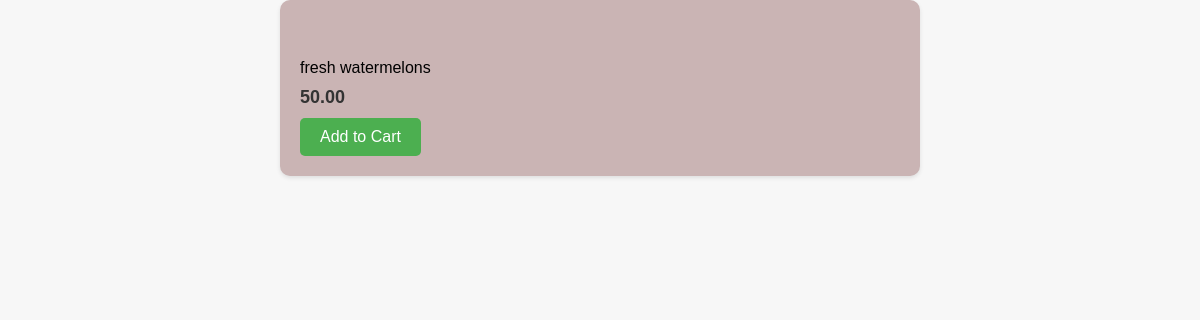
Before: /inventory/products/1/ with the older database file.
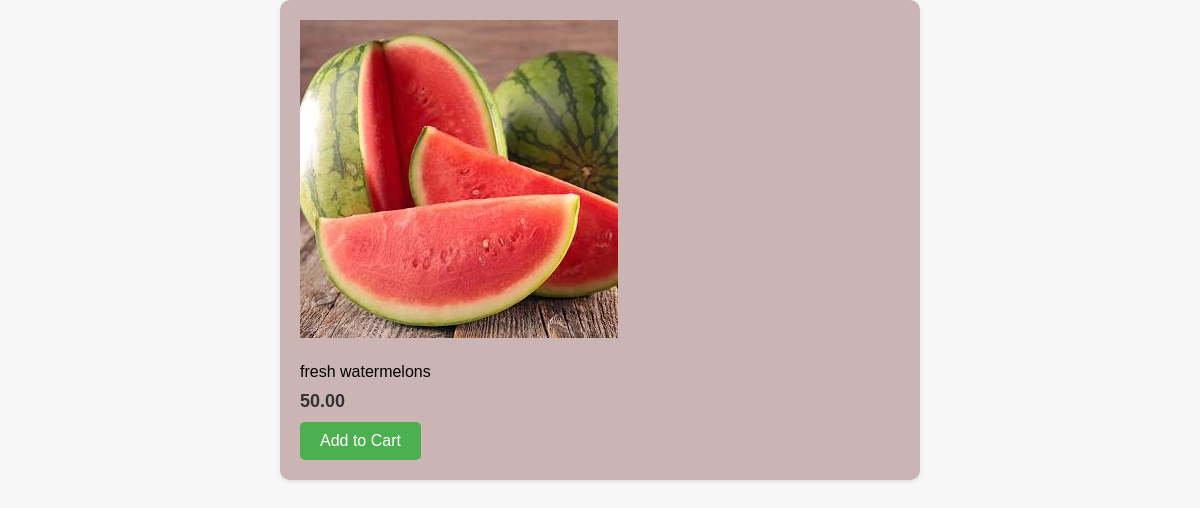
After: the same page with the newer database file.
### inventory/models.py (models this page shows, shortened)
class Product(models.Model):
    name = models.CharField(max_length=32)
    vendor = models.ForeignKey(Vendor, on_delete=models.CASCADE)
    description = models.TextField()
    image = models.ImageField(upload_to="images")
    price = models.DecimalField(max_digits=6 ,decimal_places=2)
    stock = models.PositiveIntegerField()
    date_created = models.DateTimeField(auto_now_add=True)
    date_updated = models.DateTimeField(auto_now=True)

### inventory/views.py (the view)
# urls.py: path("products/<int:id>/", product_detail, name= "product_details_view"),
def product_detail(request, id):
    product = Product.objects.get(id=id)
    return render(request, "inventory/product_details.html", {"product": product})

### templates/inventory/product_details.html (shortened to what this page needs)
<!DOCTYPE html>
<html lang="en">
<head>
</head>
<body>
    <div class="container">
        <img src="{{ product.image.url }}" alt="{{ product.title }}">
        <p>{{ product.description }}</p>
        <span>{{ product.price }}</span>
        <form method="post" action="{% url 'cart_details_view' product.id %}">
            <button type="submit">Add to Cart</button>
        </form>
    </div>
</body>
</html>

### templates/inventory/product_details.html (style rules this page uses)
body { font-family: Arial, sans-serif; margin: 0; padding: 0; background-color: #f7f7f7; }
.container { margin-top: 20px; max-width: 600px; margin: 0 auto; padding: 20px; background-color: #cab4b4; border-radius: 10px; box-shadow: 0px 2px 4px rgba(0, 0, 0, 0.1); }
img { max-width: 100%; height: auto; }
p { margin: 10px 0; }
span { font-weight: bold; color: #333; font-size: 18px; }
form { margin-top: 10px; }
button[type="submit"] { background-color: #4caf50; color: white; border: none; border-radius: 5px; padding: 10px 20px; font-size: 16px; cursor: pointer; }

Changed rows visible on the page:
changed Product "fresh watermelons": image: picture added
